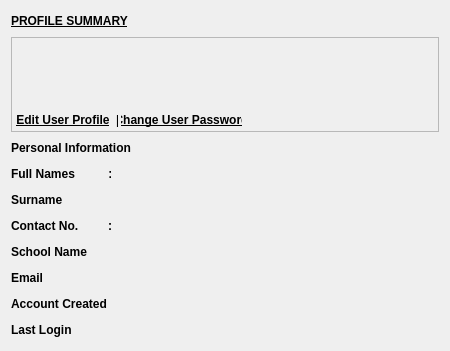
                             <widget class="QWidget" name="widget_summaryBackground_2" native="true">
                              <property name="minimumSize">
                               <size>
                                <width>450</width>
                                <height>0</height>
                               </size>
                              </property>
                              <property name="maximumSize">
                               <size>
                                <width>450</width>
                                <height>16777215</height>
                               </size>
                              </property>
                              <layout class="QVBoxLayout" name="verticalLayout_81">
                               <item>
                                <widget class="QLabel" name="label_summaryTitle_2">
                                 <property name="minimumSize">
                                  <size>
                                   <width>0</width>
                                   <height>20</height>
                                  </size>
                                 </property>
                                 <property name="maximumSize">
                                  <size>
                                   <width>16777215</width>
                                   <height>20</height>
                                  </size>
                                 </property>
                                 <property name="font">
                                  <font>
                                   <bold>true</bold>
                                   <underline>true</underline>
                                  </font>
                                 </property>
                                 <property name="text">
                                  <string>PROFILE SUMMARY</string>
                                 </property>
                                </widget>
                               </item>
                               <item>
                                <widget class="QFrame" name="frame_profileInfo_2">
                                 <property name="minimumSize">
                                  <size>
                                   <width>0</width>
                                   <height>50</height>
                                  </size>
                                 </property>
                                 <property name="maximumSize">
                                  <size>
                                   <width>16777215</width>
                                   <height>100</height>
                                  </size>
                                 </property>
                                 <property name="frameShape">
                                  <enum>QFrame::Shape::StyledPanel</enum>
                                 </property>
                                 <property name="frameShadow">
                                  <enum>QFrame::Shadow::Raised</enum>
                                 </property>
                                 <layout class="QVBoxLayout" name="verticalLayout_76">
                                  <property name="leftMargin">
                                   <number>0</number>
                                  </property>
                                  <property name="topMargin">
                                   <number>0</number>
                                  </property>
                                  <property name="rightMargin">
                                   <number>0</number>
                                  </property>
                                  <property name="bottomMargin">
                                   <number>0</number>
                                  </property>
                                  <item>
                                   <layout class="QHBoxLayout" name="horizontalLayout_43">
                                    <property name="spacing">
                                     <number>0</number>
                                    </property>
                                    <property name="topMargin">
                                     <number>15</number>
                                    </property>
                                    <property name="bottomMargin">
                                     <number>10</number>
                                    </property>
                                    <item>
                                     <widget class="QLabel" name="label_profilePic_2">
                                      <property name="minimumSize">
                                       <size>
                                        <width>40</width>
                                        <height>40</height>
                                       </size>
                                      </property>
                                      <property name="maximumSize">
                                       <size>
                                        <width>40</width>
                                        <height>40</height>
                                       </size>
                                      </property>
                                      <property name="text">
                                       <string />
                                      </property>
                                      <property name="pixmap">
                                       <pixmap resource="../resources.qrc">:/icons/icons/utils/profile-picture.png</pixmap>
                                      </property>
                                      <property name="scaledContents">
                                       <bool>true</bool>
                                      </property>
                                     </widget>
                                    </item>
                                    <item>
                                     <layout class="QVBoxLayout" name="verticalLayout_77">
                                      <property name="spacing">
                                       <number>0</number>
                                      </property>
                                      <property name="leftMargin">
                                       <number>5</number>
                                      </property>
                                      <item>
                                       <widget class="QLabel" name="label_profileInitialSurname_2">
                                        <property name="minimumSize">
                                         <size>
                                          <width>0</width>
                                          <height>20</height>
                                         </size>
                                        </property>
                                        <property name="maximumSize">
                                         <size>
                                          <width>16777215</width>
                                          <height>20</height>
                                         </size>
                                        </property>
                                        <property name="text">
                                         <string />
                                        </property>
                                       </widget>
                                      </item>
                                      <item>
                                       <widget class="QLabel" name="label_profile_role">
                                        <property name="minimumSize">
                                         <size>
                                          <width>0</width>
                                          <height>20</height>
                                         </size>
                                        </property>
                                        <property name="maximumSize">
                                         <size>
                                          <width>16777215</width>
                                          <height>20</height>
                                         </size>
                                        </property>
                                        <property name="text">
                                         <string />
                                        </property>
                                       </widget>
                                      </item>
                                     </layout>
                                    </item>
                                   </layout>
                                  </item>
                                  <item>
                                   <layout class="QHBoxLayout" name="horizontalLayout_49">
                                    <property name="spacing">
                                     <number>2</number>
                                    </property>
                                    <property name="rightMargin">
                                     <number>195</number>
                                    </property>
                                    <item>
                                     <widget class="QPushButton" name="pushButton_editUserProfile">
                                      <property name="font">
                                       <font>
                                        <italic>false</italic>
                                        <bold>true</bold>
                                        <underline>true</underline>
                                       </font>
                                      </property>
                                      <property name="text">
                                       <string>Edit User Profile</string>
                                      </property>
                                      <property name="flat">
                                       <bool>true</bool>
                                      </property>
                                     </widget>
                                    </item>
                                    <item>
                                     <widget class="QLabel" name="label_separater_2">
                                      <property name="minimumSize">
                                       <size>
                                        <width>2</width>
                                        <height>0</height>
                                       </size>
                                      </property>
                                      <property name="maximumSize">
                                       <size>
                                        <width>2</width>
                                        <height>16777215</height>
                                       </size>
                                      </property>
                                      <property name="font">
                                       <font>
                                        <bold>true</bold>
                                       </font>
                                      </property>
                                      <property name="text">
                                       <string>|</string>
                                      </property>
                                     </widget>
                                    </item>
                                    <item alignment="Qt::AlignmentFlag::AlignLeft">
                                     <widget class="QPushButton" name="pushButton_changeUserPassword">
                                      <property name="font">
                                       <font>
                                        <italic>false</italic>
                                        <bold>true</bold>
                                        <underline>true</underline>
                                       </font>
                                      </property>
                                      <property name="text">
                                       <string>Change User Password</string>
                                      </property>
                                      <property name="flat">
                                       <bool>true</bool>
                                      </property>
                                     </widget>
                                    </item>
                                   </layout>
                                  </item>
                                 </layout>
                                </widget>
                               </item>
                               <item>
                                <layout class="QVBoxLayout" name="verticalLayout_75">
                                 <item>
                                  <widget class="QLabel" name="label_personalInfoTitle_2">
                                   <property name="minimumSize">
                                    <size>
                                     <width>0</width>
                                     <height>20</height>
                                    </size>
                                   </property>
                                   <property name="maximumSize">
                                    <size>
                                     <width>16777215</width>
                                     <height>20</height>
                                    </size>
                                   </property>
                                   <property name="font">
                                    <font>
                                     <bold>true</bold>
                                    </font>
                                   </property>
                                   <property name="text">
                                    <string>Personal Information</string>
                                   </property>
                                  </widget>
                                 </item>
                                 <item>
                                  <layout class="QHBoxLayout" name="horizontalLayout_41">
                                   <item>
                                    <widget class="QLabel" name="label_fullNamesTitle_2">
                                     <property name="minimumSize">
                                      <size>
                                       <width>0</width>
                                       <height>20</height>
                                      </size>
                                     </property>
                                     <property name="maximumSize">
                                      <size>
                                       <width>100</width>
                                       <height>20</height>
                                      </size>
                                     </property>
                                     <property name="font">
                                      <font>
                                       <bold>true</bold>
                                      </font>
                                     </property>
                                     <property name="text">
                                      <string>Full Names          :</string>
                                     </property>
                                    </widget>
                                   </item>
                                   <item>
                                    <widget class="QLabel" name="label_profile_name">
                                     <property name="minimumSize">
                                      <size>
                                       <width>0</width>
                                       <height>20</height>
                                      </size>
                                     </property>
                                     <property name="maximumSize">
                                      <size>
                                       <width>16777215</width>
                                       <height>20</height>
                                      </size>
                                     </property>
                                     <property name="text">
                                      <string />
                                     </property>
                                    </widget>
                                   </item>
                                  </layout>
                                 </item>
                                 <item>
                                  <layout class="QHBoxLayout" name="horizontalLayout_50">
                                   <item>
                                    <widget class="QLabel" name="label_DOBTitle_2">
                                     <property name="minimumSize">
                                      <size>
                                       <width>0</width>
                                       <height>20</height>
                                      </size>
                                     </property>
                                     <property name="maximumSize">
                                      <size>
                                       <width>100</width>
                                       <height>20</height>
                                      </size>
                                     </property>
                                     <property name="font">
                                      <font>
                                       <bold>true</bold>
                                      </font>
                                     </property>
                                     <property name="text">
                                      <string>Surname</string>
                                     </property>
                                    </widget>
                                   </item>
                                   <item>
                                    <widget class="QLabel" name="label_profile_surname">
                                     <property name="minimumSize">
                                      <size>
                                       <width>0</width>
                                       <height>20</height>
                                      </size>
                                     </property>
                                     <property name="maximumSize">
                                      <size>
                                       <width>16777215</width>
                                       <height>20</height>
                                      </size>
                                     </property>
                                     <property name="text">
                                      <string />
                                     </property>
                                    </widget>
                                   </item>
                                  </layout>
                                 </item>
                                 <item>
                                  <layout class="QHBoxLayout" name="horizontalLayout_51">
                                   <item>
                                    <widget class="QLabel" name="label_DOBTitle_3">
                                     <property name="minimumSize">
                                      <size>
                                       <width>0</width>
                                       <height>20</height>
                                      </size>
                                     </property>
                                     <property name="maximumSize">
                                      <size>
                                       <width>100</width>
                                       <height>20</height>
                                      </size>
                                     </property>
                                     <property name="font">
                                      <font>
                                       <bold>true</bold>
                                      </font>
                                     </property>
                                     <property name="text">
                                      <string>Contact No.         :</string>
                                     </property>
                                    </widget>
                                   </item>
                                   <item>
                                    <widget class="QLabel" name="label_profile_contact">
                                     <property name="minimumSize">
                                      <size>
                                       <width>0</width>
                                       <height>20</height>
                                      </size>
                                     </property>
                                     <property name="maximumSize">
                                      <size>
                                       <width>16777215</width>
                                       <height>20</height>
                                      </size>
                                     </property>
                                     <property name="text">
                                      <string />
                                     </property>
                                    </widget>
                                   </item>
                                  </layout>
                                 </item>
                                 <item>
                                  <layout class="QHBoxLayout" name="horizontalLayout_52">
                                   <item>
                                    <widget class="QLabel" name="label_DOBTitle_4">
                                     <property name="minimumSize">
                                      <size>
                                       <width>0</width>
                                       <height>20</height>
                                      </size>
                                     </property>
                                     <property name="maximumSize">
                                      <size>
                                       <width>100</width>
                                       <height>20</height>
                                      </size>
                                     </property>
                                     <property name="font">
                                      <font>
                                       <bold>true</bold>
                                      </font>
                                     </property>
                                     <property name="text">
                                      <string>School Name       :</string>
                                     </property>
                                    </widget>
                                   </item>
                                   <item>
                                    <widget class="QLabel" name="label_profile_school">
                                     <property name="minimumSize">
                                      <size>
                                       <width>0</width>
                                       <height>20</height>
                                      </size>
                                     </property>
                                     <property name="maximumSize">
                                      <size>
                                       <width>16777215</width>
                                       <height>20</height>
                                      </size>
                                     </property>
                                     <property name="text">
                                      <string />
                                     </property>
                                    </widget>
                                   </item>
                                  </layout>
                                 </item>
                                 <item>
                                  <layout class="QHBoxLayout" name="horizontalLayout_60">
                                   <item>
                                    <widget class="QLabel" name="label_emailTitle">
                                     <property name="minimumSize">
                                      <size>
                                       <width>0</width>
                                       <height>20</height>
                                      </size>
                                     </property>
                                     <property name="maximumSize">
                                      <size>
                                       <width>100</width>
                                       <height>20</height>
                                      </size>
                                     </property>
                                     <property name="font">
                                      <font>
                                       <bold>true</bold>
                                      </font>
                                     </property>
                                     <property name="text">
                                      <string>Email</string>
                                     </property>
                                    </widget>
                                   </item>
                                   <item>
                                    <widget class="QLabel" name="label_profile_email">
                                     <property name="minimumSize">
                                      <size>
                                       <width>0</width>
                                       <height>20</height>
                                      </size>
                                     </property>
                                     <property name="maximumSize">
                                      <size>
                                       <width>16777215</width>
                                       <height>20</height>
                                      </size>
                                     </property>
                                     <property name="text">
                                      <string />
                                     </property>
                                    </widget>
                                   </item>
                                  </layout>
                                 </item>
                                 <item>
                                  <layout class="QHBoxLayout" name="horizontalLayout_53">
                                   <item>
                                    <widget class="QLabel" name="label_DOBTitle_5">
                                     <property name="maximumSize">
                                      <size>
                                       <width>100</width>
                                       <height>20</height>
                                      </size>
                                     </property>
                                     <property name="font">
                                      <font>
                                       <bold>true</bold>
                                      </font>
                                     </property>
                                     <property name="text">
                                      <string>Account Created :</string>
                                     </property>
                                    </widget>
                                   </item>
                                   <item>
                                    <widget class="QLabel" name="label_profile_created_value">
                                     <property name="minimumSize">
                                      <size>
                                       <width>0</width>
                                       <height>20</height>
                                      </size>
                                     </property>
                                     <property name="maximumSize">
                                      <size>
                                       <width>16777215</width>
                                       <height>20</height>
                                      </size>
                                     </property>
                                     <property name="text">
                                      <string />
                                     </property>
                                    </widget>
                                   </item>
                                  </layout>
                                 </item>
                                 <item>
                                  <layout class="QHBoxLayout" name="horizontalLayout_56">
                                   <item>
                                    <widget class="QLabel" name="label_DOBTitle_6">
                                     <property name="minimumSize">
                                      <size>
                                       <width>0</width>
                                       <height>20</height>
                                      </size>
                                     </property>
                                     <property name="maximumSize">
                                      <size>
                                       <width>100</width>
                                       <height>20</height>
                                      </size>
                                     </property>
                                     <property name="font">
                                      <font>
                                       <bold>true</bold>
                                      </font>
                                     </property>
                                     <property name="text">
                                      <string>Last Login            :</string>
                                     </property>
                                    </widget>
                                   </item>
                                   <item>
                                    <widget class="QLabel" name="label_profile_lastLogin_value">
                                     <property name="minimumSize">
                                      <size>
                                       <width>0</width>
                                       <height>20</height>
                                      </size>
                                     </property>
                                     <property name="maximumSize">
                                      <size>
                                       <width>16777215</width>
                                       <height>20</height>
                                      </size>
                                     </property>
                                     <property name="text">
                                      <string />
                                     </property>
                                    </widget>
                                   </item>
                                  </layout>
                                 </item>
                                </layout>
                               </item>
                              </layout>
                             </widget>
